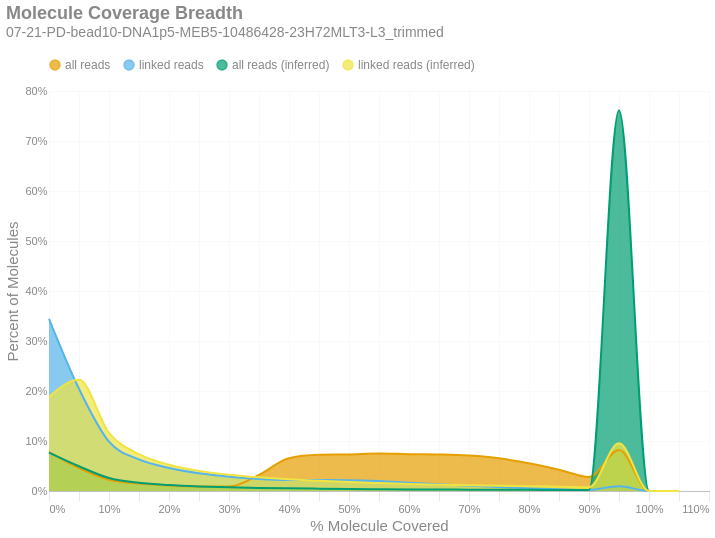

The code cell stored with this chart in its notebook:
### Markdown cell above
### Molecule Read Coverage
This chart shows molecule coverage breadth as computed by the number of bases aligned to that molecule. In other words, "*how much of each unique long molecule is actually sequenced/aligned?*" Keep in mind there is a distinction between sequences and alignments, since some sequences belonging to a particular molecule may not align well and wouldn't appear in the alignment data. This chart also shows molecule coverage breadth as computed by the *inferred fragment* from which the aligned sequences originate. Unlike read coverage, this calculation takes into account the total insert size, including unsequenced gaps between the forward and reverse reads.

### Code cell
if SKIPLR:
    print_html(f"Skipped")
else:
    binned_df = consolidated_hist(valids['coverage_bp'], mask, 0.05, True)
    binned_df_inf = consolidated_hist(valids['coverage_inserts'], mask, 0.05, True)
    binned_df['all reads (inferred)'] = binned_df_inf['all reads']
    binned_df['linked reads (inferred)'] = binned_df_inf['linked reads']
    with SafeRender(binned_df):
        (
            density_plot(binned_df, 'Molecule Coverage Breadth', samplename, 'molcov', ['all reads (inferred)','linked reads (inferred)'])
            .encode(
                x=alt.X('bin:Q', title="% Molecule Covered").axis(format = '%'),
                y=alt.Y('value:Q', title='Percent of Molecules')
                    .axis(format='%')
                    .stack(False),
                color=alt.Color("key:N").scale(domain = ["all reads", "linked reads", "all reads (inferred)", "linked reads (inferred)"]),
                tooltip = [
                    alt.Tooltip("key:N", title = "Data Type"),
                    alt.Tooltip("range_label:N", title="% Molecule Covered"),
                    alt.Tooltip("value:Q", format = ".2%", title="% Molecules")
                ]
            )
        ).display()

### Figure 1 — Vega-Lite specification as saved in the notebook (floating-point values rounded to 4 significant figures)
{"width": "container", "height": 400, "config": {"title": {"anchor": "start", "dy": -15, "fontSize": 18, "color": "#888888", "subtitleColor": "#888888", "subtitleFontSize": 14}, "arc": {"fill": "#0072B2"}, "axis": {"domainColor": "#888888", "domainWidth": 0.5, "gridWidth": 0.2, "grid": false, "titleFontWeight": 400, "titleFontSize": 15, "labelFontSize": 11, "labelColor": "#888888", "tickColor": "#888888", "tickWidth": 0.2, "titleColor": "#888888"}, "axisBand": {"grid": false}, "axisX": {"grid": true, "tickSize": 10, "domainCap": "round"}, "axisY": {"domain": false, "grid": true, "tickSize": 0, "domainCap": "round"}, "background": "transparent", "header": {"labelFontSize": 15, "labelColor": "#888888", "titleFontSize": 15, "titleFontWeight": 600, "titleColor": "#888888"}, "legend": {"labelFont": "sans-serif", "labelFontSize": 12, "labelColor": "#888888", "symbolSize": 100, "symbolType": "circle", "titleFontSize": 12, "titlePadding": 10, "titleColor": "#888888", "title": null, "orient": "top"}, "range": {"category": ["#E69F00", "#56B4E9", "#009E73", "#F0E442", "#0072B2", "#D55E00", "#CC79A7", "#000000"], "diverging": ["#cfe8f3", "#a2d4ec", "#73bfe2", "#46abdb", "#1696d2", "#12719e"]}, "area": {"fill": "#0072B2", "fillOpacity": 0.7, "line": true, "strokeOpacity": 0.7}, "line": {"color": "#0072B2", "stroke": "#0072B2", "strokeWidth": 2}, "trail": {"color": "#0072B2", "stroke": "#0072B2", "strokeWidth": 0, "size": 1}, "point": {"filled": true}, "text": {"color": "#888888", "fontSize": 11, "align": "right", "fontWeight": 400, "size": 11}, "bar": {"fill": "#0072B2", "stroke": null}, "view": {"stroke": null, "continuousWidth": 660, "continuousHeight": 400}}, "data": {"name": "data-c72aae74cab6fad95edfe8f78a186d73"}, "mark": {"type": "area", "interpolate": "monotone"}, "encoding": {"color": {"field": "key", "scale": {"domain": ["all reads", "linked reads", "all reads (inferred)", "linked reads (inferred)"]}, "type": "nominal"}, "tooltip": [{"field": "key", "title": "Data Type", "type": "nominal"}, {"field": "range_label", "title": "% Molecule Covered", "type": "nominal"}, {"field": "value", "format": ".2%", "title": "% Molecules", "type": "quantitative"}], "x": {"axis": {"format": "%"}, "field": "bin", "title": "% Molecule Covered", "type": "quantitative"}, "y": {"axis": {"format": "%"}, "field": "value", "stack": false, "title": "Percent of Molecules", "type": "quantitative"}}, "params": [{"name": "param_c36ac31b6afebe62", "select": {"type": "point", "fields": ["key"]}, "bind": "legend"}], "title": {"text": "Molecule Coverage Breadth", "subtitle": "07-21-PD-bead10-DNA1p5-MEB5-10486428-23H72MLT3-L3_trimmed"}, "transform": [{"fold": ["all reads", "linked reads", "all reads (inferred)", "linked reads (inferred)"]}, {"filter": {"param": "param_c36ac31b6afebe62"}}], "usermeta": {"embedOptions": {"downloadFileName": "07-21-PD-bead10-DNA1p5-MEB5-10486428-23H72MLT3-L3_trimmed.molcov"}}, "$schema": "https://vega.github.io/schema/vega-lite/v6.4.1.json", "datasets": {"data-c72aae74cab6fad95edfe8f78a186d73": [{"bin": "0.0", "interval": "0.0-0.05", "all reads": 0.0778, "linked reads": 0.3444, "range_label": "0.0-0.05", "all reads (inferred)": 0.07672, "linked reads (inferred)": 0.1882}, {"bin": "0.05", "interval": "0.05-0.1", "all reads": 0.04596, "linked reads": 0.2045, "range_label": "0.05-0.1", "all reads (inferred)": 0.04952, "linked reads (inferred)": 0.2223}, {"bin": "0.1", "interval": "0.1-0.15", "all reads": 0.02249, "linked reads": 0.09874, "range_label": "0.1-0.15", "all reads (inferred)": 0.02603, "linked reads (inferred)": 0.1165}, {"bin": "0.15", "interval": "0.15-0.2", "all reads": 0.01474, "linked reads": 0.06316, "range_label": "0.15-0.2", "all reads (inferred)": 0.01649, "linked reads (inferred)": 0.07358}, {"bin": "0.2", "interval": "0.2-0.25", "all reads": 0.01114, "linked reads": 0.04604, "range_label": "0.2-0.25", "all reads (inferred)": 0.01179, "linked reads (inferred)": 0.05248}, {"bin": "0.25", "interval": "0.25-0.3", "all reads": 0.009124, "linked reads": 0.03553, "range_label": "0.25-0.3", "all reads (inferred)": 0.009065, "linked reads (inferred)": 0.04026}, {"bin": "0.3", "interval": "0.3-0.35", "all reads": 0.008963, "linked reads": 0.02861, "range_label": "0.3-0.35", "all reads (inferred)": 0.007368, "linked reads (inferred)": 0.03265}, {"bin": "0.35", "interval": "0.35-0.4", "all reads": 0.03227, "linked reads": 0.02408, "range_label": "0.35-0.4", "all reads (inferred)": 0.006182, "linked reads (inferred)": 0.02729}, {"bin": "0.4", "interval": "0.4-0.45", "all reads": 0.06566, "linked reads": 0.02199, "range_label": "0.4-0.45", "all reads (inferred)": 0.005289, "linked reads (inferred)": 0.02326}, {"bin": "0.45", "interval": "0.45-0.5", "all reads": 0.07244, "linked reads": 0.02189, "range_label": "0.45-0.5", "all reads (inferred)": 0.004641, "linked reads (inferred)": 0.02031}, {"bin": "0.5", "interval": "0.5-0.55", "all reads": 0.07321, "linked reads": 0.0217, "range_label": "0.5-0.55", "all reads (inferred)": 0.004069, "linked reads (inferred)": 0.01778}, {"bin": "0.55", "interval": "0.55-0.6", "all reads": 0.07498, "linked reads": 0.02005, "range_label": "0.55-0.6", "all reads (inferred)": 0.003638, "linked reads (inferred)": 0.01577}, {"bin": "0.6", "interval": "0.6-0.65", "all reads": 0.07369, "linked reads": 0.01659, "range_label": "0.6-0.65", "all reads (inferred)": 0.003243, "linked reads (inferred)": 0.01394}, {"bin": "0.65", "interval": "0.65-0.7", "all reads": 0.07299, "linked reads": 0.01342, "range_label": "0.65-0.7", "all reads (inferred)": 0.002953, "linked reads (inferred)": 0.01247}, {"bin": "0.7", "interval": "0.7-0.75", "all reads": 0.07094, "linked reads": 0.01053, "range_label": "0.7-0.75", "all reads (inferred)": 0.002747, "linked reads (inferred)": 0.01154}, {"bin": "0.75", "interval": "0.75-0.8", "all reads": 0.06573, "linked reads": 0.007955, "range_label": "0.75-0.8", "all reads (inferred)": 0.002512, "linked reads (inferred)": 0.0105}, {"bin": "0.8", "interval": "0.8-0.85", "all reads": 0.05539, "linked reads": 0.0056, "range_label": "0.8-0.85", "all reads (inferred)": 0.002325, "linked reads (inferred)": 0.00973}, {"bin": "0.85", "interval": "0.85-0.9", "all reads": 0.04254, "linked reads": 0.003546, "range_label": "0.85-0.9", "all reads (inferred)": 0.002093, "linked reads (inferred)": 0.008664}, {"bin": "0.9", "interval": "0.9-0.95", "all reads": 0.02801, "linked reads": 0.002132, "range_label": "0.9-0.95", "all reads (inferred)": 0.00186, "linked reads (inferred)": 0.007576}, {"bin": "0.95", "interval": "0.95-1.0", "all reads": 0.08192, "linked reads": 0.009559, "range_label": "0.95-1.0", "all reads (inferred)": 0.7615, "linked reads (inferred)": 0.09528}, {"bin": "1.0", "interval": "1.0-1.05", "all reads": 0.0, "linked reads": 0.0, "range_label": "1.0-1.05", "all reads (inferred)": 0.0, "linked reads (inferred)": 0.0}, {"bin": "1.05", "interval": "1.05-1.1", "all reads": 0.0, "linked reads": 0.0, "range_label": "1.05-1.1", "all reads (inferred)": 0.0, "linked reads (inferred)": 0.0}]}}
